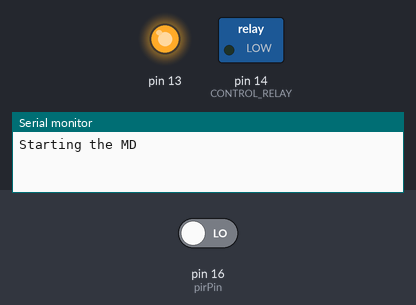
Simulated run of this sketch. Board: Arduino Uno, built with avr-gcc and run on an emulated ATmega328P. On the bench: switched loads named in the sketch (green lamp = pin HIGH), output pins drawn as LEDs (lit = HIGH), the last lines printed to the serial monitor. Inputs (shaded band) come from the test bench; at power-on: pin 16 (pirPin) LOW.

Above: at 1.2 s.
1.3 s: pin 16 (pirPin) driven HIGH
At 1.6 s:
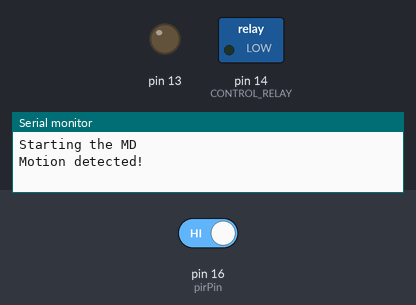
2.8 s: pin 16 (pirPin) driven LOW
At 3.9 s:
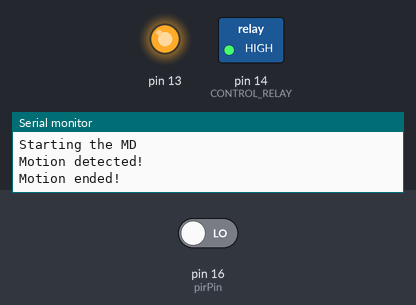
Timing chart, 0 to 5.8 s (numbered marks = the images above; inputs shaded):
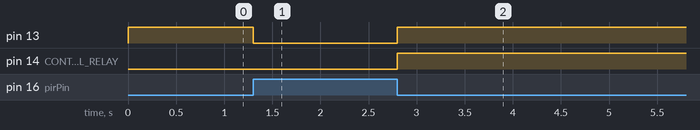

The sketch:

new_md_to_relay.ino
```cpp
int val = 0;                 // variable to store the sensor status (value)

int pirState = LOW;
// Pin 14 is the D5
// 4th from left top. - this controls the relay
#define CONTROL_RELAY 14


// Pin 16 is the third from the left top. On the 3v3 rail.
// This pin detects any movement on the MD.
// set as INPUT.
#define pirPin         16 //  Motion Sensor data pin is connected to this. ( D0= Wemos)

void setup() {
  pinMode(LED_BUILTIN, OUTPUT);     // Initialize the LED_BUILTIN pin as an output
  digitalWrite(LED_BUILTIN, HIGH);   // Turn the LED OFF - to indicate connection not done yet.

  // this is pin 14 for controlling the relay / lights on and off.
  pinMode (CONTROL_RELAY, OUTPUT);
  pinMode ( pirPin , INPUT );      // Indicate that you are going to receive Motion Sensor Data.

  Serial.begin(115200);
  Serial.println ("Starting the MD ");
}

void loop() {
  val = digitalRead(pirPin);  // read input value
  if (val == HIGH) {            // check if the input is HIGH
    digitalWrite(LED_BUILTIN, LOW);  // turn LED OFF
    if (pirState == LOW) {
      // we have just turned on
      Serial.println("Motion detected!");
      // We only want to print on the output change, not state
      pirState = HIGH;
      digitalWrite(CONTROL_RELAY, LOW);  // turn RELAY ON
    }
  } else {
    digitalWrite(LED_BUILTIN, HIGH); // turn LED ON
    if (pirState == HIGH){
      // we have just turned of
      Serial.println("Motion ended!");
      // We only want to print on the output change, not state
      pirState = LOW;
      digitalWrite(CONTROL_RELAY, HIGH);  // turn RELAY OFF
    }
  }
}
```

Measured:
- after the input at 1.3 s, pin 13: HIGH → LOW at once
- after the input at 2.8 s, pin 13, pin 14 (CONTROL_RELAY): LOW → HIGH at once
